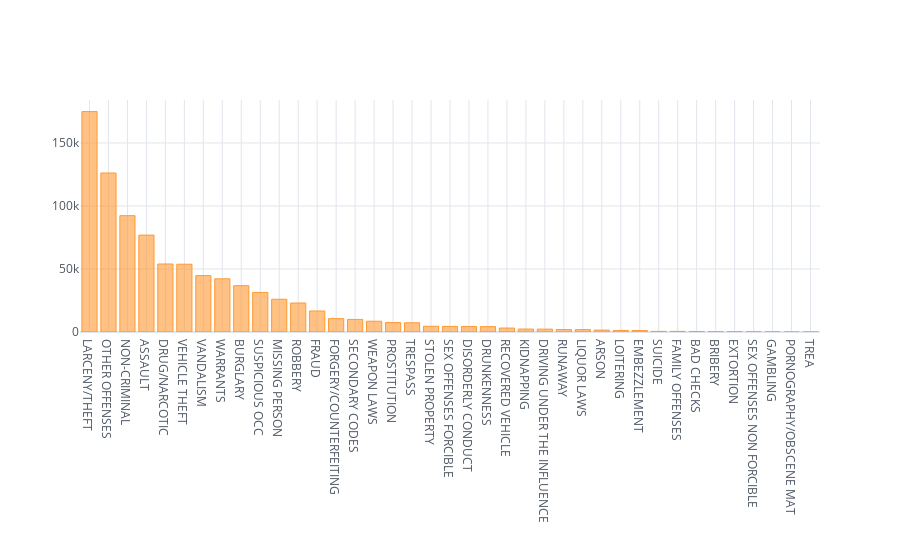

The notebook cell saved with this chart:
### Code cell
# Visualize the above content using plotly library.
import chart_studio.plotly as py
import cufflinks as cf
cf.go_offline(connected=True)

category_count.iplot(kind='bar', theme='white')
# Further, use F1-score metric to my modeling for class imbalance!

### Figure 1 — Plotly figure (JSON) as saved in the notebook; plotly's stock layout.template omitted (floating-point values rounded to 4 significant figures)
{"data": [{"marker": {"color": "rgba(255, 153, 51, 0.6)", "line": {"color": "rgba(255, 153, 51, 1.0)", "width": 1}}, "name": "Counts", "orientation": "v", "text": "", "type": "bar", "x": ["LARCENY/THEFT", "OTHER OFFENSES", "NON-CRIMINAL", "ASSAULT", "DRUG/NARCOTIC", "VEHICLE THEFT", "VANDALISM", "WARRANTS", "BURGLARY", "SUSPICIOUS OCC", "MISSING PERSON", "ROBBERY", "FRAUD", "FORGERY/COUNTERFEITING", "SECONDARY CODES", "WEAPON LAWS", "PROSTITUTION", "TRESPASS", "STOLEN PROPERTY", "SEX OFFENSES FORCIBLE", "DISORDERLY CONDUCT", "DRUNKENNESS", "RECOVERED VEHICLE", "KIDNAPPING", "DRIVING UNDER THE INFLUENCE", "RUNAWAY", "LIQUOR LAWS", "ARSON", "LOITERING", "EMBEZZLEMENT", "SUICIDE", "FAMILY OFFENSES", "BAD CHECKS", "BRIBERY", "EXTORTION", "SEX OFFENSES NON FORCIBLE", "GAMBLING", "PORNOGRAPHY/OBSCENE MAT", "TREA"], "y": [174900, 126182, 92304, 76876, 53971, 53781, 44725, 42214, 36755, 31414, 25989, 23000, 16679, 10609, 9985, 8555, 7484, 7326, 4540, 4388, 4320, 4280, 3138, 2341, 2268, 1946, 1903, 1513, 1225, 1166, 508, 491, 406, 289, 256, 148, 146, 22, 6]}], "layout": {"legend": {"bgcolor": "#FFFFFF", "font": {"color": "#4D5663"}}, "paper_bgcolor": "#FFFFFF", "plot_bgcolor": "#FFFFFF", "title": {"font": {"color": "#4D5663"}}, "xaxis": {"gridcolor": "#E1E5ED", "showgrid": true, "tickfont": {"color": "#4D5663"}, "title": {"font": {"color": "#4D5663"}, "text": ""}, "zerolinecolor": "#E1E5ED"}, "yaxis": {"gridcolor": "#E1E5ED", "showgrid": true, "tickfont": {"color": "#4D5663"}, "title": {"font": {"color": "#4D5663"}, "text": ""}, "zerolinecolor": "#E1E5ED"}}}
